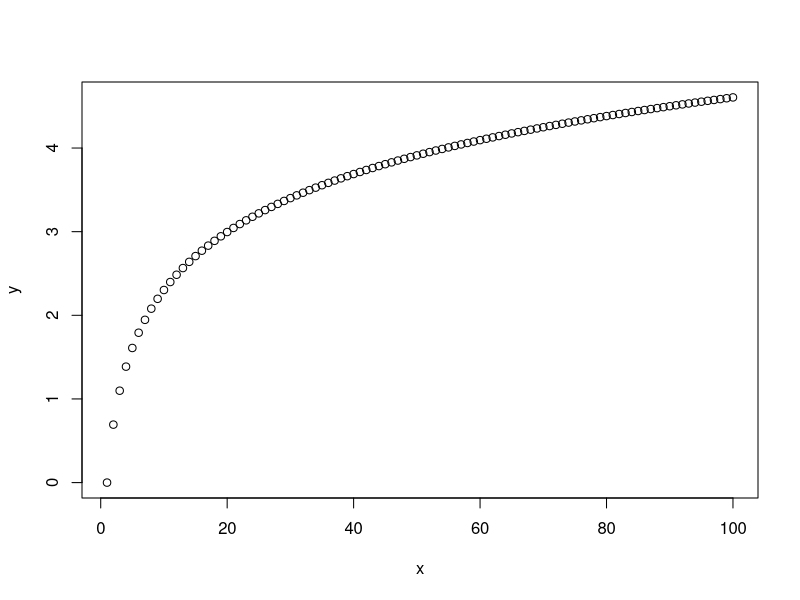
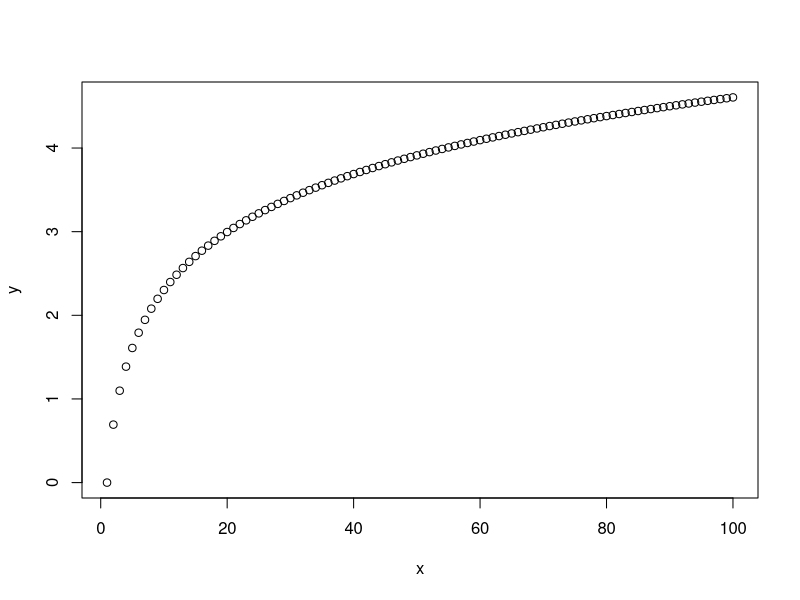
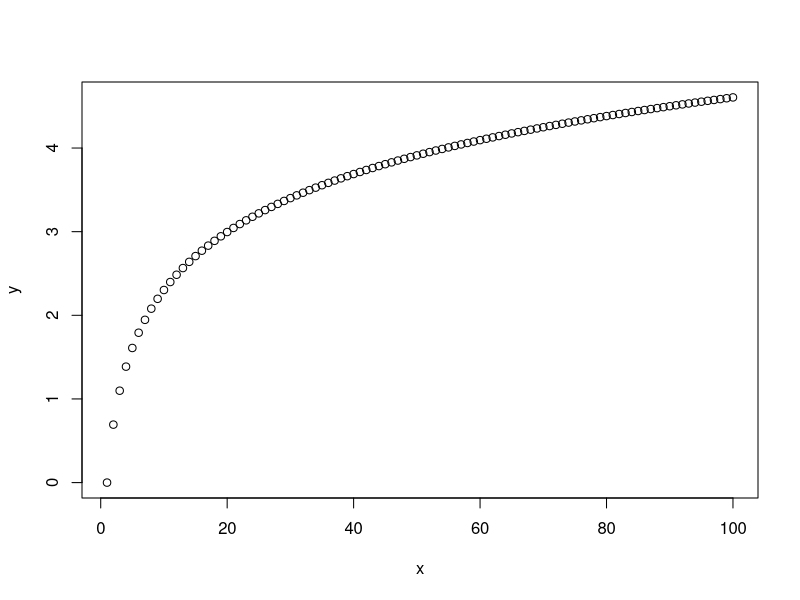
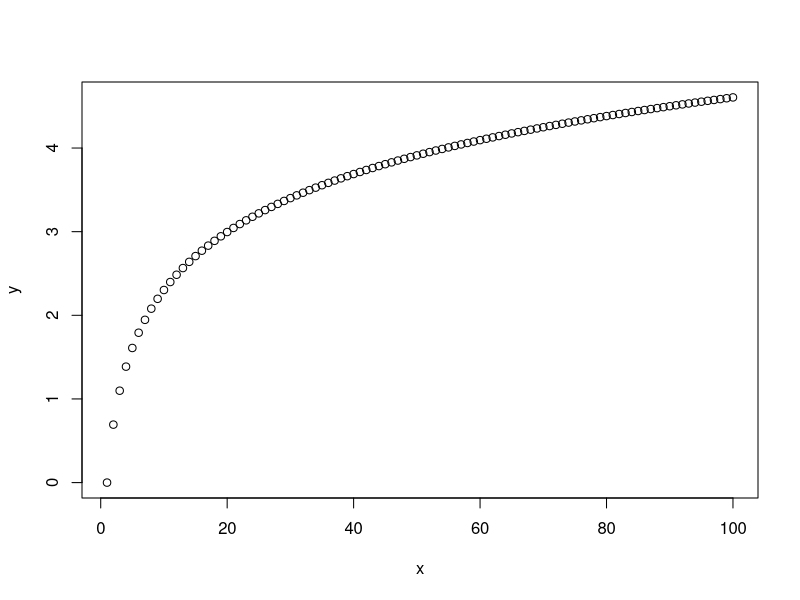
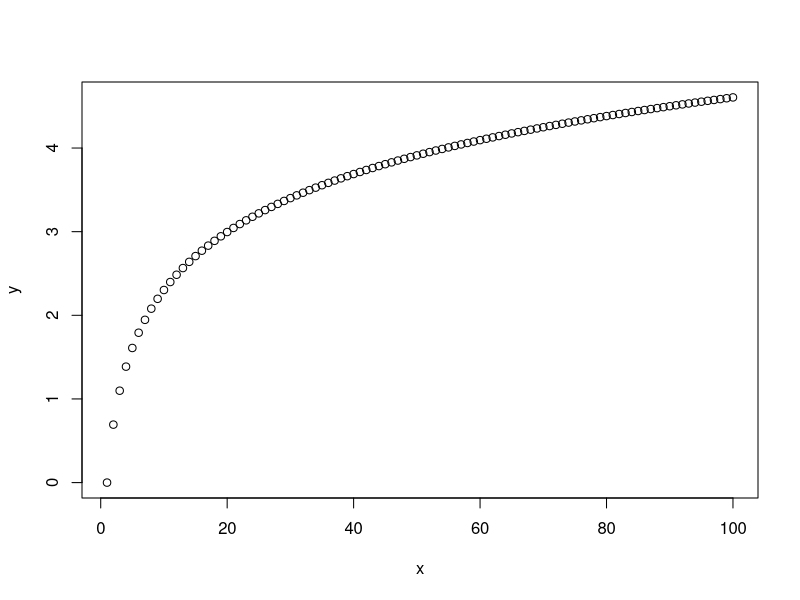
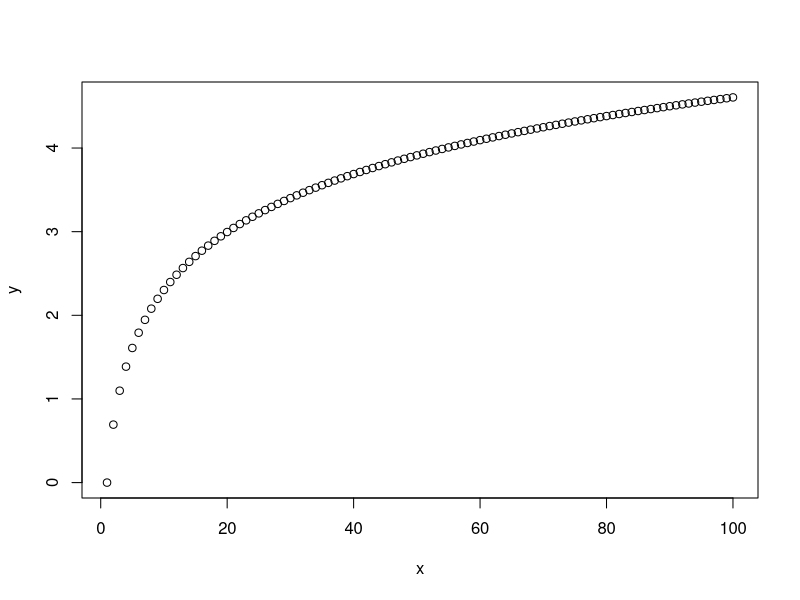

Source code (R) for these figures, in order:

x <- 1:100
y <- log(x)

pdf("save_chartes_into_files.pdf")
plot(x, y)
graphics.off()

postscript("save_chartes_into_files.ps")
plot(x, y)
graphics.off()

bmp("save_chartes_into_files.bmp")
plot(x, y)
graphics.off()

jpeg("save_chartes_into_files.jpeg")
plot(x, y)
graphics.off()

png("save_chartes_into_files.png")
plot(x, y)
graphics.off()

tiff("save_chartes_into_files.tiff")
plot(x, y)
graphics.off()
